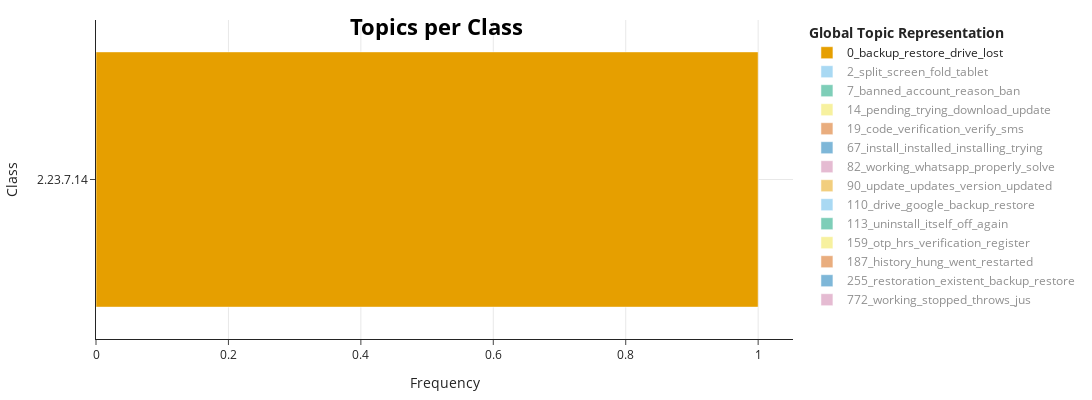

Source (notebook cell):
### Code cell
visualize_version(topic_model_whatsapp, df_info_whatsapp, topics_per_class_whatsapp, ['2.23.7.14'])

### Figure 1 — Plotly figure (JSON) as saved in the notebook; plotly's stock layout.template omitted (floating-point values rounded to 4 significant figures)
{"data": [{"hoverinfo": "text", "hovertext": ["<b>Topic 0</b><br>Words: beta, lost, years, files, deleted"], "marker": {"color": "#E69F00"}, "name": "0_backup_restore_drive_lost", "orientation": "h", "type": "bar", "visible": true, "x": [1], "y": ["2.23.7.14"]}, {"hoverinfo": "text", "hovertext": ["<b>Topic 2</b><br>Words: 12l, split, 2000, fold, buying"], "marker": {"color": "#56B4E9"}, "name": "2_split_screen_fold_tablet", "orientation": "h", "type": "bar", "visible": "legendonly", "x": [1], "y": ["2.23.7.14"]}, {"hoverinfo": "text", "hovertext": ["<b>Topic 7</b><br>Words: transparency, flashes, intimation, informative, bot"], "marker": {"color": "#009E73"}, "name": "7_banned_account_reason_ban", "orientation": "h", "type": "bar", "visible": "legendonly", "x": [1], "y": ["2.23.7.14"]}, {"hoverinfo": "text", "hovertext": ["<b>Topic 14</b><br>Words: expiration, front, page, stuck, get"], "marker": {"color": "#F0E442"}, "name": "14_pending_trying_download_update", "orientation": "h", "type": "bar", "visible": "legendonly", "x": [1], "y": ["2.23.7.14"]}, {"hoverinfo": "text", "hovertext": ["<b>Topic 19</b><br>Words: prom, code, providing, verification, weeks"], "marker": {"color": "#D55E00"}, "name": "19_code_verification_verify_sms", "orientation": "h", "type": "bar", "visible": "legendonly", "x": [1], "y": ["2.23.7.14"]}, {"hoverinfo": "text", "hovertext": ["<b>Topic 67</b><br>Words: ericsson, sony, 11, install, did"], "marker": {"color": "#0072B2"}, "name": "67_install_installed_installing_trying", "orientation": "h", "type": "bar", "visible": "legendonly", "x": [1], "y": ["2.23.7.14"]}, {"hoverinfo": "text", "hovertext": ["<b>Topic 82</b><br>Words: properly, nice, something, working, issue"], "marker": {"color": "#CC79A7"}, "name": "82_working_whatsapp_properly_solve", "orientation": "h", "type": "bar", "visible": "legendonly", "x": [1], "y": ["2.23.7.14"]}, {"hoverinfo": "text", "hovertext": ["<b>Topic 90</b><br>Words: bogus, expired, meta, company, beta"], "marker": {"color": "#E69F00"}, "name": "90_update_updates_version_updated", "orientation": "h", "type": "bar", "visible": "legendonly", "x": [1], "y": ["2.23.7.14"]}, {"hoverinfo": "text", "hovertext": ["<b>Topic 110</b><br>Words: worth, 10, lost, years, data"], "marker": {"color": "#56B4E9"}, "name": "110_drive_google_backup_restore", "orientation": "h", "type": "bar", "visible": "legendonly", "x": [1], "y": ["2.23.7.14"]}, {"hoverinfo": "text", "hovertext": ["<b>Topic 113</b><br>Words: s9, 10, samsung, android, delete"], "marker": {"color": "#009E73"}, "name": "113_uninstall_itself_off_again", "orientation": "h", "type": "bar", "visible": "legendonly", "x": [1], "y": ["2.23.7.14"]}, {"hoverinfo": "text", "hovertext": ["<b>Topic 159</b><br>Words: otp, supposed, haven, got, how"], "marker": {"color": "#F0E442"}, "name": "159_otp_hrs_verification_register", "orientation": "h", "type": "bar", "visible": "legendonly", "x": [1], "y": ["2.23.7.14"]}, {"hoverinfo": "text", "hovertext": ["<b>Topic 187</b><br>Words: marked, closing, star, keeps, which"], "marker": {"color": "#D55E00"}, "name": "187_history_hung_went_restarted", "orientation": "h", "type": "bar", "visible": "legendonly", "x": [1], "y": ["2.23.7.14"]}, {"hoverinfo": "text", "hovertext": ["<b>Topic 255</b><br>Words: opted, keeping, including, pathetic, data"], "marker": {"color": "#0072B2"}, "name": "255_restoration_existent_backup_restore", "orientation": "h", "type": "bar", "visible": "legendonly", "x": [1], "y": ["2.23.7.14"]}, {"hoverinfo": "text", "hovertext": ["<b>Topic 772</b><br>Words: screwup, laying, activities, day, down"], "marker": {"color": "#CC79A7"}, "name": "772_working_stopped_throws_jus", "orientation": "h", "type": "bar", "visible": "legendonly", "x": [1], "y": ["2.23.7.14"]}], "layout": {"height": 400, "hoverlabel": {"bgcolor": "white", "font": {"family": "Rockwell", "size": 16}}, "legend": {"title": {"text": "<b>Global Topic Representation"}}, "margin": {"b": 20, "l": 20, "r": 20, "t": 20}, "title": {"font": {"color": "Black", "size": 22}, "text": "<b>Topics per Class</b>", "x": 0.4, "xanchor": "center", "y": 0.95, "yanchor": "top"}, "width": 1200, "xaxis": {"showgrid": true, "title": {"text": "Frequency"}}, "yaxis": {"categoryorder": "total descending", "showgrid": true, "title": {"text": "Class"}}}}
